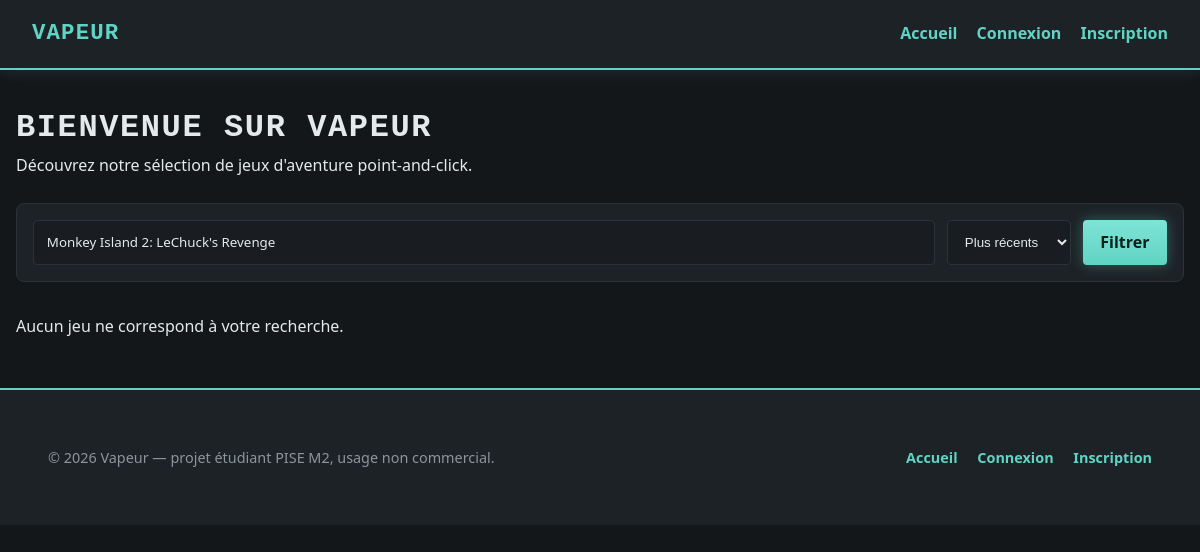
/index.php?recherche=Monkey Island 2: LeChuck's Revenge, run on an earlier commit of the app's database.
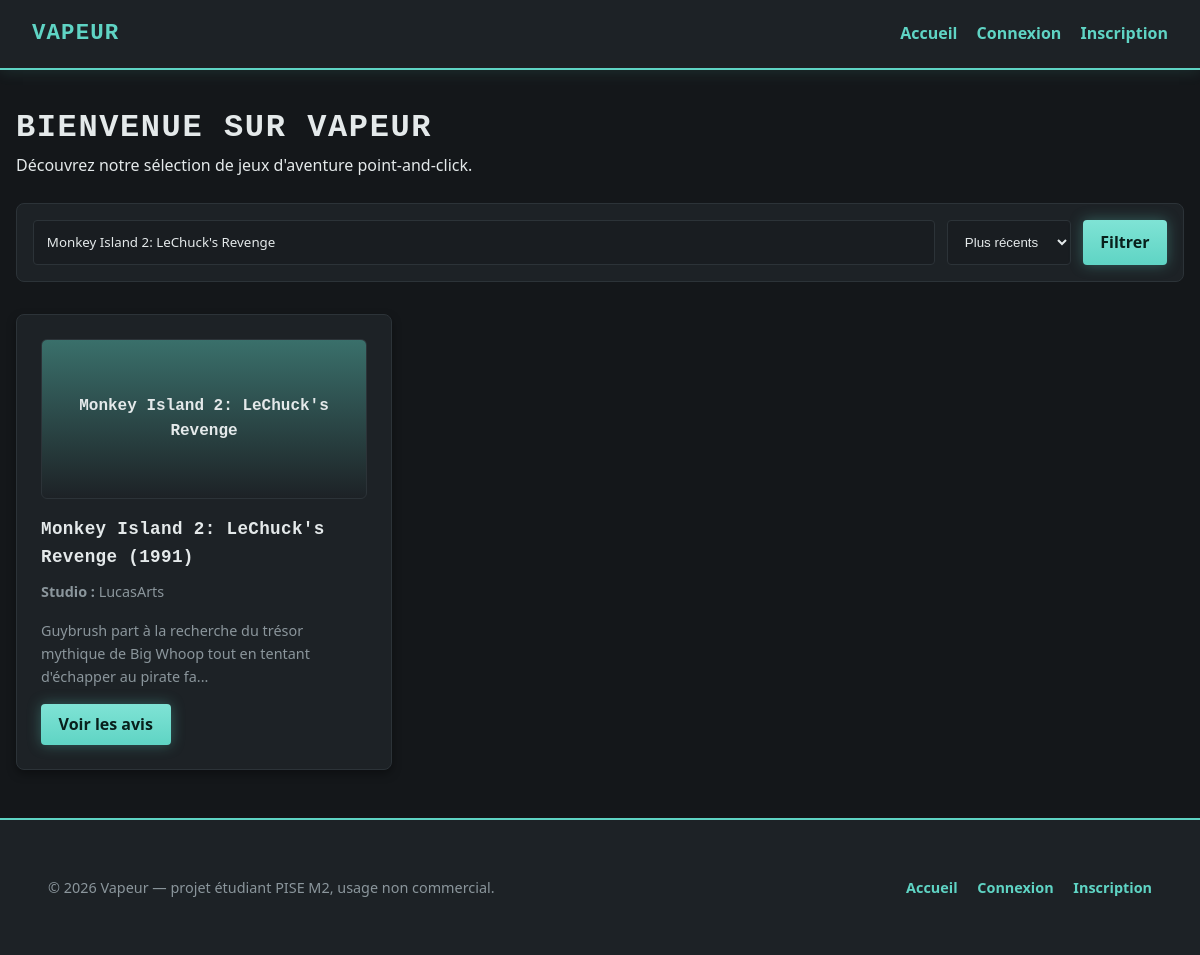
And on a later commit of the database.
### tables this page shows
CREATE TABLE `games` (
  `id_game` int(11) NOT NULL,
  `title` varchar(255) NOT NULL,
  `description` text NOT NULL,
  `release_year` int(4) NOT NULL,
  `developer` varchar(255) NOT NULL,
  `cover_image` varchar(255) DEFAULT NULL,
  `created_at` datetime NOT NULL DEFAULT CURRENT_TIMESTAMP
);

### fonction/fonctions.php (called while the page is built, shortened)
<?php
function obtenirJeux(PDO $pdo, string $recherche = '', string $tri = 'recent'): array
{
    $sql = 'SELECT id_game, title, description, release_year, developer, cover_image FROM games';
    $parametres = [];
    if ($recherche !== '') {
        $sql .= ' WHERE title LIKE :recherche OR developer LIKE :recherche';
        $parametres['recherche'] = '%' . $recherche . '%';
    }
    switch ($tri) {
        case 'recent':
        default:
            $sql .= ' ORDER BY release_year DESC';
            break;
    }
    $requete = $pdo->prepare($sql);
    $requete->execute($parametres);
    return $requete->fetchAll();
}

### index.php (the view, shortened to what this page needs)
<?php
require_once 'parametrage/param.php';
require_once 'fonction/fonctions.php';
$recherche = isset($_GET['recherche']) ? trim($_GET['recherche']) : '';
$tri = isset($_GET['tri']) ? $_GET['tri'] : 'recent';
$jeux = obtenirJeux($pdo, $recherche, $tri);
include 'header.php';
?>
<h1>Bienvenue sur <?= SITE_NAME ?></h1>
<p>Découvrez notre sélection de jeux d'aventure point-and-click.</p>
<form method="GET" action="index.php" class="search-bar">
    <input type="text" id="recherche" name="recherche" placeholder="Rechercher un jeu ou un studio..." value="<?= htmlspecialchars($recherche) ?>">
    <select id="tri" name="tri">
        <option value="recent" <?= $tri === 'recent' ? 'selected' : '' ?>>Plus récents</option>
    </select>
    <button type="submit" class="btn">Filtrer</button>
</form>
<div class="games-grid">
    <?php if (count($jeux) > 0): ?>
        <?php foreach ($jeux as $jeu): ?>
            <div class="game-card">
                <?php if (!empty($jeu['cover_image']) && file_exists('images/' . $jeu['cover_image'])): ?>
                    <img src="images/<?= htmlspecialchars($jeu['cover_image']) ?>" alt="Jaquette du jeu <?= htmlspecialchars($jeu['title']) ?>" class="game-cover">
                <?php else: ?>
                    <div class="game-cover game-cover--placeholder" aria-hidden="true"><?= htmlspecialchars($jeu['title']) ?></div>
                <?php endif; ?>
                <h3><?= htmlspecialchars($jeu['title']) ?> (<?= htmlspecialchars($jeu['release_year']) ?>)</h3>
                <p><strong>Studio :</strong> <?= htmlspecialchars($jeu['developer']) ?></p>
                <p><?= htmlspecialchars(mb_substr($jeu['description'], 0, 100, 'UTF-8')) ?>...</p>
                <a href="game.php?id=<?= (int)$jeu['id_game'] ?>" class="btn">Voir les avis</a>
            </div>
        <?php endforeach; ?>
    <?php else: ?>
        <p>Aucun jeu ne correspond à votre recherche.</p>
    <?php endif; ?>
</div>
<?php include 'footer.php'; ?>

What changed in the data, as far as the page shows it:
added games: title "Monkey Island 2: LeChuck's Revenge", release_year "1991", developer "LucasArts", description "Guybrush part à la recherche du trésor mythique de Big Whoop tout en tentant d'échapper au pirate fa"
Also different on the page:
text no longer shown: "Aucun jeu ne correspond à votre recherche."
